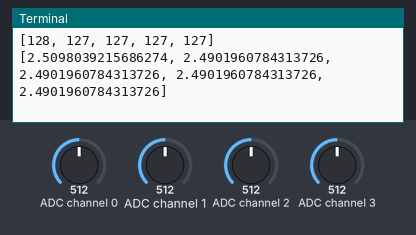
A program run on a simulated Raspberry Pi (BCM pin numbers). Shown: the last lines printed to the terminal. Inputs (shaded band) come from the test bench; at power-on: ADC channel 0 = 512, ADC channel 1 = 512, ADC channel 2 = 512, ADC channel 3 = 512 (analog values on the 0–1023 scale).

Above: at 1.2 s.
1.3 s: ADC channel 0 set to 716
At 1.3 s:
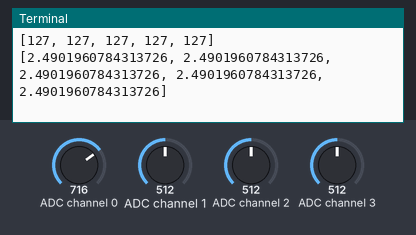
2.8 s: ADC channel 1 set to 716
At 3.5 s:
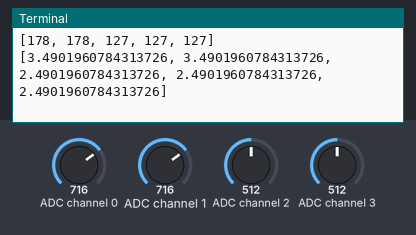
4.3 s: ADC channel 2 set to 716
At 4.3 s:
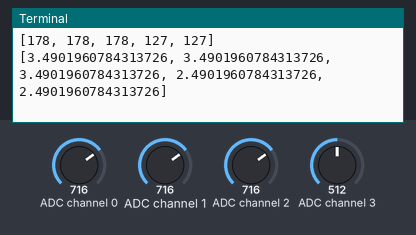
5.8 s: ADC channel 3 set to 716
At 6.5 s:
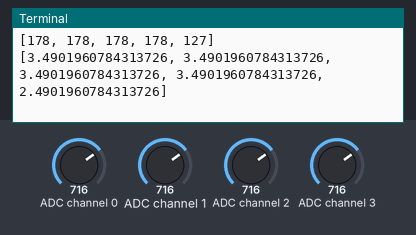
7.3 s: ADC channel 0 set to 992
At 7.7 s:
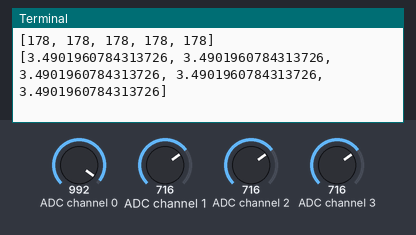
8.8 s: ADC channel 1 set to 992
At 9.5 s:
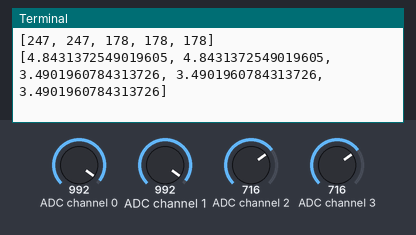
Timing chart, 0 to 11.3 s (numbered marks = the images above; inputs shaded):
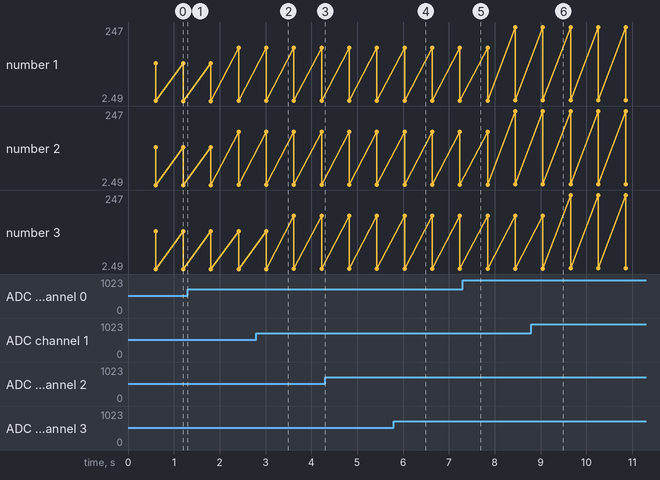

Measured:
- plotted number 1: 2.49 → 3.49 after the input at 1.3 s, 3.49 → 4.84 after the input at 7.3 s
- plotted number 2: 2.49 → 3.49 after the input at 1.3 s, 3.49 → 4.84 after the input at 7.3 s

The program:

show_pcf8591.py
```python
import smbus
import time
bus = smbus.SMBus(1)
address = 0x48
ains = [0x40, 0x41, 0x42, 0x43, 0x44]
"""

接在5v的电源上,显示比较正常
这五个地址,其中0x40 == 0x41
其余的分别对应后面的输出口
input0是电位器
input1是光敏电阻
input2是热敏电阻?

J6短接，0x44是电位器
J5短接，0x40,0x41是光敏电阻
J4短接，0x42是热敏电阻？
"""

values = [0]*5
infos = [0]*5
while True:
    for i, ain in enumerate(ains):
        bus.write_byte(address, ain)
        values[i] = bus.read_byte(address)
        infos[i] = (values[i]*5/255)
        # print("AOUT:%1.3f  " %(values[i]*3.3/255))
        time.sleep(0.12)
    print(values)
    print(infos)
```
